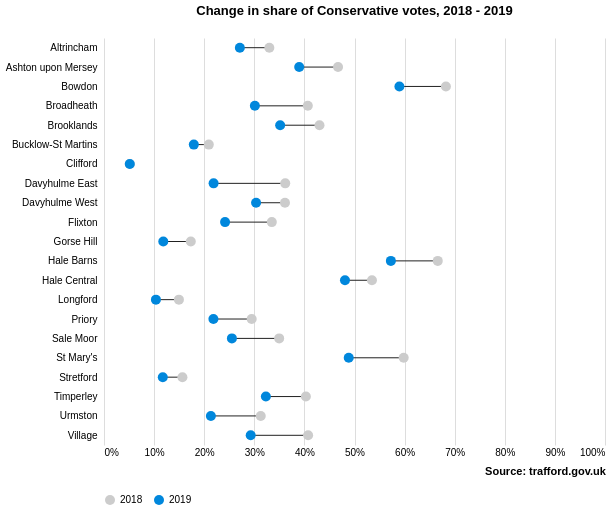

Specify this chart in Vega-Lite:
### Vega-Lite specification from a JSON file in a GitHub repository (floating-point values rounded to 4 significant figures)
{"$schema": "https://vega.github.io/schema/vega-lite/v3.json", "description": "Visualisation showing how the share of votes for the Conservative Party has changed between the Trafford local elections in 2018 and 2019.", "autosize": {"type": "fit"}, "width": 600, "height": 500, "title": {"text": "Change in share of Conservative votes, 2018 - 2019", "offset": 20}, "data": {"values": [{"area_code": "E05000819", "area_name": "Altrincham", "year": 2018, "electorate": 8892, "ballots_issued": 8266, "spoiled_ballots": 257, "percentage_turnout": 46.5, "conservative_vote": 2728, "green_vote": 3565, "labour_vote": 1501, "liberal_democrats_vote": 211, "ukip_vote": "NA"}, {"area_code": "E05000820", "area_name": "Ashton upon Mersey", "year": 2018, "electorate": 7617, "ballots_issued": 3590, "spoiled_ballots": 6, "percentage_turnout": 47.1, "conservative_vote": 1677, "green_vote": 148, "labour_vote": 1568, "liberal_democrats_vote": 138, "ukip_vote": 53}, {"area_code": "E05000821", "area_name": "Bowdon", "year": 2018, "electorate": 7335, "ballots_issued": 3121, "spoiled_ballots": 5, "percentage_turnout": 42.5, "conservative_vote": 2130, "green_vote": 169, "labour_vote": 422, "liberal_democrats_vote": 356, "ukip_vote": 39}, {"area_code": "E05000822", "area_name": "Broadheath", "year": 2018, "electorate": 9891, "ballots_issued": 4218, "spoiled_ballots": 5, "percentage_turnout": 42.6, "conservative_vote": 1716, "green_vote": 160, "labour_vote": 2077, "liberal_democrats_vote": 170, "ukip_vote": 56}, {"area_code": "E05000823", "area_name": "Brooklands", "year": 2018, "electorate": 7844, "ballots_issued": 4080, "spoiled_ballots": 4, "percentage_turnout": 52, "conservative_vote": 1755, "green_vote": 155, "labour_vote": 1939, "liberal_democrats_vote": 170, "ukip_vote": 55}, {"area_code": "E05000824", "area_name": "Bucklow-St Martins", "year": 2018, "electorate": 7101, "ballots_issued": 2027, "spoiled_ballots": 4, "percentage_turnout": 28.5, "conservative_vote": 424, "green_vote": 44, "labour_vote": 1427, "liberal_democrats_vote": 38, "ukip_vote": 90}, {"area_code": "E05000825", "area_name": "Clifford", "year": 2018, "electorate": 8183, "ballots_issued": 3212, "spoiled_ballots": 8, "percentage_turnout": 39.3, "conservative_vote": 165, "green_vote": 255, "labour_vote": 2702, "liberal_democrats_vote": 82, "ukip_vote": "NA"}, {"area_code": "E05000826", "area_name": "Davyhulme East", "year": 2018, "electorate": 7758, "ballots_issued": 3837, "spoiled_ballots": 2, "percentage_turnout": 49.5, "conservative_vote": 1388, "green_vote": 100, "labour_vote": 2205, "liberal_democrats_vote": 73, "ukip_vote": 69}, {"area_code": "E05000827", "area_name": "Davyhulme West", "year": 2018, "electorate": 7696, "ballots_issued": 3884, "spoiled_ballots": 3, "percentage_turnout": 50.5, "conservative_vote": 1403, "green_vote": 71, "labour_vote": 2230, "liberal_democrats_vote": 81, "ukip_vote": 96}, {"area_code": "E05000828", "area_name": "Flixton", "year": 2018, "electorate": 8290, "ballots_issued": 4562, "spoiled_ballots": 2, "percentage_turnout": 55, "conservative_vote": 1528, "green_vote": 125, "labour_vote": 2732, "liberal_democrats_vote": 84, "ukip_vote": 91}, {"area_code": "E05000829", "area_name": "Gorse Hill", "year": 2018, "electorate": 8357, "ballots_issued": 2799, "spoiled_ballots": 6, "percentage_turnout": 33.5, "conservative_vote": 485, "green_vote": 115, "labour_vote": 2039, "liberal_democrats_vote": 88, "ukip_vote": 66}, {"area_code": "E05000830", "area_name": "Hale Barns", "year": 2018, "electorate": 7431, "ballots_issued": 2900, "spoiled_ballots": 6, "percentage_turnout": 39, "conservative_vote": 1932, "green_vote": 95, "labour_vote": 477, "liberal_democrats_vote": 258, "ukip_vote": "NA"}, {"area_code": "E05000831", "area_name": "Hale Central", "year": 2018, "electorate": 7440, "ballots_issued": 2999, "spoiled_ballots": 7, "percentage_turnout": 40.3, "conservative_vote": 1604, "green_vote": 166, "labour_vote": 809, "liberal_democrats_vote": 364, "ukip_vote": "NA"}, {"area_code": "E05000832", "area_name": "Longford", "year": 2018, "electorate": 9128, "ballots_issued": 3658, "spoiled_ballots": 8, "percentage_turnout": 40.1, "conservative_vote": 547, "green_vote": 238, "labour_vote": 2611, "liberal_democrats_vote": 194, "ukip_vote": 60}, {"area_code": "E05000833", "area_name": "Priory", "year": 2018, "electorate": 8191, "ballots_issued": 3352, "spoiled_ballots": 6, "percentage_turnout": 40.9, "conservative_vote": 988, "green_vote": 170, "labour_vote": 2018, "liberal_democrats_vote": 170, "ukip_vote": "NA"}, {"area_code": "E05000834", "area_name": "St Mary's", "year": 2018, "electorate": 8597, "ballots_issued": 3432, "spoiled_ballots": 8, "percentage_turnout": 39.9, "conservative_vote": 2053, "green_vote": 149, "labour_vote": 1054, "liberal_democrats_vote": 167, "ukip_vote": "NA"}, {"area_code": "E05000835", "area_name": "Sale Moor", "year": 2018, "electorate": 7632, "ballots_issued": 2777, "spoiled_ballots": 5, "percentage_turnout": 36.4, "conservative_vote": 971, "green_vote": 161, "labour_vote": 1433, "liberal_democrats_vote": 207, "ukip_vote": "NA"}, {"area_code": "E05000836", "area_name": "Stretford", "year": 2018, "electorate": 7928, "ballots_issued": 3130, "spoiled_ballots": 8, "percentage_turnout": 39.5, "conservative_vote": 490, "green_vote": 211, "labour_vote": 2231, "liberal_democrats_vote": 98, "ukip_vote": 92}, {"area_code": "E05000837", "area_name": "Timperley", "year": 2018, "electorate": 8479, "ballots_issued": 4204, "spoiled_ballots": 8, "percentage_turnout": 49.6, "conservative_vote": 1694, "green_vote": 113, "labour_vote": 718, "liberal_democrats_vote": 1329, "ukip_vote": "NA"}, {"area_code": "E05000838", "area_name": "Urmston", "year": 2018, "electorate": 8591, "ballots_issued": 3890, "spoiled_ballots": 7, "percentage_turnout": 45.3, "conservative_vote": 1217, "green_vote": 155, "labour_vote": 2243, "liberal_democrats_vote": 130, "ukip_vote": 138}, {"area_code": "E05000839", "area_name": "Village", "year": 2018, "electorate": 7929, "ballots_issued": 3267, "spoiled_ballots": 6, "percentage_turnout": 41.2, "conservative_vote": 1331, "green_vote": 73, "labour_vote": 742, "liberal_democrats_vote": 1003, "ukip_vote": 106}, {"area_code": "E05000819", "area_name": "Altrincham", "year": 2019, "electorate": 8867, "ballots_issued": 3898, "spoiled_ballots": 20, "percentage_turnout": 44, "conservative_vote": 1057, "green_vote": 2377, "labour_vote": 313, "liberal_democrats_vote": 128, "ukip_vote": "NA"}, {"area_code": "E05000820", "area_name": "Ashton upon Mersey", "year": 2019, "electorate": 7500, "ballots_issued": 3588, "spoiled_ballots": 8, "percentage_turnout": 47.8, "conservative_vote": 1398, "green_vote": 273, "labour_vote": 1535, "liberal_democrats_vote": 247, "ukip_vote": 127}, {"area_code": "E05000821", "area_name": "Bowdon", "year": 2019, "electorate": 7242, "ballots_issued": 2929, "spoiled_ballots": 31, "percentage_turnout": 40.4, "conservative_vote": 1727, "green_vote": 411, "labour_vote": 351, "liberal_democrats_vote": 411, "ukip_vote": "NA"}, {"area_code": "E05000822", "area_name": "Broadheath", "year": 2019, "electorate": 9960, "ballots_issued": 4048, "spoiled_ballots": 17, "percentage_turnout": 40.6, "conservative_vote": 1219, "green_vote": 346, "labour_vote": 1904, "liberal_democrats_vote": 219, "ukip_vote": 255}, {"area_code": "E05000823", "area_name": "Brooklands", "year": 2019, "electorate": 7735, "ballots_issued": 3683, "spoiled_ballots": 18, "percentage_turnout": 47.6, "conservative_vote": 1295, "green_vote": 309, "labour_vote": 1587, "liberal_democrats_vote": 298, "ukip_vote": 174}, {"area_code": "E05000824", "area_name": "Bucklow-St Martins", "year": 2019, "electorate": 7060, "ballots_issued": 1824, "spoiled_ballots": 16, "percentage_turnout": 25.8, "conservative_vote": 327, "green_vote": 134, "labour_vote": 988, "liberal_democrats_vote": 76, "ukip_vote": 283}, {"area_code": "E05000825", "area_name": "Clifford", "year": 2019, "electorate": 8351, "ballots_issued": 3012, "spoiled_ballots": 10, "percentage_turnout": 36.1, "conservative_vote": 155, "green_vote": 378, "labour_vote": 2375, "liberal_democrats_vote": 93, "ukip_vote": "NA"}, {"area_code": "E05000826", "area_name": "Davyhulme East", "year": 2019, "electorate": 7700, "ballots_issued": 3177, "spoiled_ballots": 13, "percentage_turnout": 41.3, "conservative_vote": 695, "green_vote": 184, "labour_vote": 1929, "liberal_democrats_vote": 102, "ukip_vote": 253}, {"area_code": "E05000827", "area_name": "Davyhulme West", "year": 2019, "electorate": 7638, "ballots_issued": 3179, "spoiled_ballots": 11, "percentage_turnout": 41.6, "conservative_vote": 965, "green_vote": 150, "labour_vote": 1704, "liberal_democrats_vote": 86, "ukip_vote": 279}, {"area_code": "E05000828", "area_name": "Flixton", "year": 2019, "electorate": 8322, "ballots_issued": 3787, "spoiled_ballots": 13, "percentage_turnout": 45.5, "conservative_vote": 915, "green_vote": 217, "labour_vote": 2203, "liberal_democrats_vote": 152, "ukip_vote": 287}, {"area_code": "E05000829", "area_name": "Gorse Hill", "year": 2019, "electorate": 8391, "ballots_issued": 2620, "spoiled_ballots": 14, "percentage_turnout": 31.2, "conservative_vote": 310, "green_vote": 252, "labour_vote": 1703, "liberal_democrats_vote": 129, "ukip_vote": 212}, {"area_code": "E05000830", "area_name": "Hale Barns", "year": 2019, "electorate": 7362, "ballots_issued": 2817, "spoiled_ballots": 8, "percentage_turnout": 38.3, "conservative_vote": 1613, "green_vote": 196, "labour_vote": 378, "liberal_democrats_vote": 313, "ukip_vote": 144}, {"area_code": "E05000831", "area_name": "Hale Central", "year": 2019, "electorate": 7388, "ballots_issued": 2973, "spoiled_ballots": 29, "percentage_turnout": 40.2, "conservative_vote": 1430, "green_vote": 512, "labour_vote": 447, "liberal_democrats_vote": 555, "ukip_vote": "NA"}, {"area_code": "E05000832", "area_name": "Longford", "year": 2019, "electorate": 9098, "ballots_issued": 3242, "spoiled_ballots": 32, "percentage_turnout": 35.6, "conservative_vote": 336, "green_vote": 406, "labour_vote": 2150, "liberal_democrats_vote": 318, "ukip_vote": "NA"}, {"area_code": "E05000833", "area_name": "Priory", "year": 2019, "electorate": 8052, "ballots_issued": 3109, "spoiled_ballots": 11, "percentage_turnout": 38.6, "conservative_vote": 679, "green_vote": 404, "labour_vote": 1511, "liberal_democrats_vote": 305, "ukip_vote": 199}, {"area_code": "E05000834", "area_name": "St Mary's", "year": 2019, "electorate": 8611, "ballots_issued": 3126, "spoiled_ballots": 13, "percentage_turnout": 36.3, "conservative_vote": 1527, "green_vote": 294, "labour_vote": 920, "liberal_democrats_vote": 188, "ukip_vote": 184}, {"area_code": "E05000835", "area_name": "Sale Moor", "year": 2019, "electorate": 7549, "ballots_issued": 2601, "spoiled_ballots": 32, "percentage_turnout": 34.5, "conservative_vote": 664, "green_vote": 355, "labour_vote": 1347, "liberal_democrats_vote": 203, "ukip_vote": "NA"}, {"area_code": "E05000836", "area_name": "Stretford", "year": 2019, "electorate": 7843, "ballots_issued": 2804, "spoiled_ballots": 12, "percentage_turnout": 35.8, "conservative_vote": 329, "green_vote": 304, "labour_vote": 1843, "liberal_democrats_vote": 107, "ukip_vote": 208}, {"area_code": "E05000837", "area_name": "Timperley", "year": 2019, "electorate": 8410, "ballots_issued": 3918, "spoiled_ballots": 23, "percentage_turnout": 46.6, "conservative_vote": 1266, "green_vote": 423, "labour_vote": "NA", "liberal_democrats_vote": 1653, "ukip_vote": 187}, {"area_code": "E05000838", "area_name": "Urmston", "year": 2019, "electorate": 8472, "ballots_issued": 3394, "spoiled_ballots": 17, "percentage_turnout": 40.1, "conservative_vote": 724, "green_vote": 290, "labour_vote": 1844, "liberal_democrats_vote": 179, "ukip_vote": 340}, {"area_code": "E05000839", "area_name": "Village", "year": 2019, "electorate": 7905, "ballots_issued": 3217, "spoiled_ballots": 18, "percentage_turnout": 40.7, "conservative_vote": 942, "green_vote": 196, "labour_vote": 456, "liberal_democrats_vote": 1310, "ukip_vote": 295}]}, "transform": [{"calculate": "(datum.conservative_vote/datum.ballots_issued)", "as": "vote_percentage"}], "encoding": {"x": {"field": "vote_percentage", "type": "quantitative", "scale": {"domain": [0, 1]}, "axis": {"title": "Source: trafford.gov.uk", "titleX": 441, "titleY": 20, "format": "%"}}, "y": {"field": "area_name", "type": "nominal", "axis": {"title": null, "offset": 5, "ticks": false, "minExtent": 70, "domain": false}}}, "layer": [{"mark": "line", "encoding": {"detail": {"field": "area_name", "type": "nominal"}, "color": {"value": "#212121"}, "size": {"value": 1}}}, {"mark": {"type": "point", "filled": true}, "encoding": {"color": {"field": "year", "type": "ordinal", "scale": {"domain": [2018, 2019], "range": ["#ccc", "#0087dc"]}, "legend": {"title": null, "orient": "bottom", "direction": "horizontal"}}, "size": {"value": 100}, "opacity": {"value": 1}, "tooltip": [{"field": "vote_percentage", "type": "quantitative", "title": "Share of votes", "format": ".1%"}]}}], "config": {"style": {"cell": {"stroke": "transparent"}}, "axis": {"ticks": false, "domainColor": null}}}
